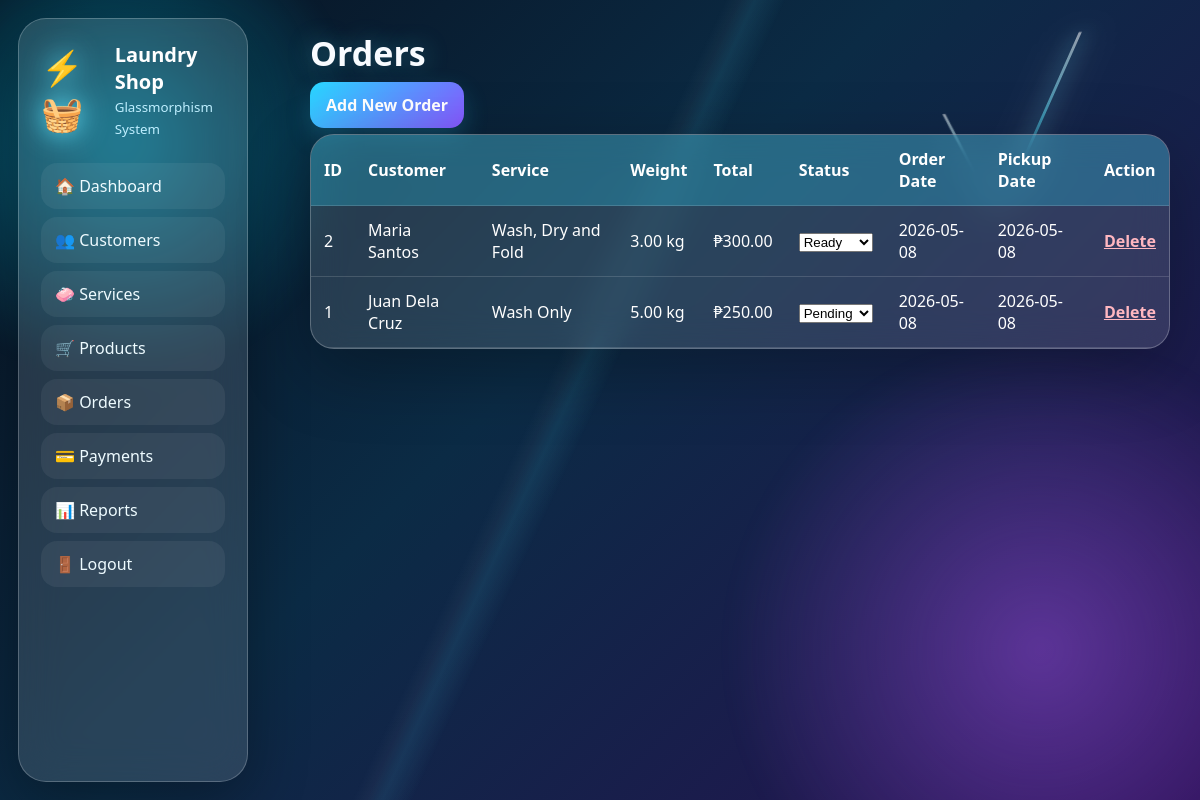
Screenshot of /orders.php (signed in) with the database file from the repository.
### tables this page shows
CREATE TABLE orders (
  id INT AUTO_INCREMENT PRIMARY KEY,
  customer_id INT NOT NULL,
  service_id INT NOT NULL,
  weight DECIMAL(10,2) NOT NULL,
  total_amount DECIMAL(10,2) NOT NULL,
  status ENUM('Pending','Washing','Drying','Ready','Claimed') DEFAULT 'Pending',
  order_date DATE NOT NULL,
  pickup_date DATE,
  created_at TIMESTAMP DEFAULT CURRENT_TIMESTAMP,
  FOREIGN KEY (customer_id) REFERENCES customers(id) ON DELETE CASCADE,
  FOREIGN KEY (service_id) REFERENCES services(id) ON DELETE CASCADE
);

CREATE TABLE customers (
  id INT AUTO_INCREMENT PRIMARY KEY,
  customer_name VARCHAR(100) NOT NULL,
  contact_number VARCHAR(20),
  address TEXT,
  created_at TIMESTAMP DEFAULT CURRENT_TIMESTAMP
);

CREATE TABLE services (
  id INT AUTO_INCREMENT PRIMARY KEY,
  service_name VARCHAR(100) NOT NULL,
  price_per_kg DECIMAL(10,2) NOT NULL,
  created_at TIMESTAMP DEFAULT CURRENT_TIMESTAMP
);

### orders.php (the view, shortened to what this page needs)
<?php include 'config.php'; include 'header.php';
?>
<h1>Orders</h1>
<p><a class="btn" href="add_order.php">Add New Order</a></p>
<table><tr><th>ID</th><th>Customer</th><th>Service</th><th>Weight</th><th>Total</th><th>Status</th><th>Order Date</th><th>Pickup Date</th><th>Action</th></tr>
<?php
$sql="SELECT orders.*, customers.customer_name, services.service_name FROM orders JOIN customers ON orders.customer_id=customers.id JOIN services ON orders.service_id=services.id ORDER BY orders.id DESC";
$res=mysqli_query($conn,$sql); while($row=mysqli_fetch_assoc($res)):
?>
<tr>
<td><?php echo $row['id']; ?></td><td><?php echo $row['customer_name']; ?></td><td><?php echo $row['service_name']; ?></td><td><?php echo $row['weight']; ?> kg</td><td>₱<?php echo number_format($row['total_amount'],2); ?></td>
<td><form method="POST"><select name="status" onchange="this.form.submit()"><option <?php if($row['status']=='Pending') echo 'selected'; ?>>Pending</option><option <?php if($row['status']=='Ready') echo 'selected'; ?>>Ready</option></select></form></td>
<td><?php echo $row['order_date']; ?></td><td><?php echo $row['pickup_date']; ?></td><td><a class="danger" href="?delete=<?php echo $row['id']; ?>" onclick="return confirm('Delete order?')">Delete</a></td>
</tr>
<?php endwhile; ?></table>
<?php include 'footer.php'; ?>

### header.php (shortened to what this page needs)
<!DOCTYPE html>
<html>
<head>
    <link rel="stylesheet" href="style.css">
</head>
<body>
<div class="lightning"></div><div class="bolt"></div>
<div class="sidebar">
    <div class="brand"><div class="brand-icon">⚡🧺</div><div><h2>Laundry Shop</h2><small>Glassmorphism System</small></div></div>
    <a href="dashboard.php">🏠 Dashboard</a>
    <a href="customers.php">👥 Customers</a>
    <a href="services.php">🧼 Services</a>
    <a href="products.php">🛒 Products</a>
    <a href="orders.php">📦 Orders</a>
    <a href="payments.php">💳 Payments</a>
    <a href="reports.php">📊 Reports</a>
    <a href="logout.php">🚪 Logout</a>
</div>
<div class="main">

### footer.php
</div>
</body>
</html>

### style.css (style rules this page uses)
* { box-sizing:border-box }
body { font-family:'Segoe UI',Arial,sans-serif;margin:0;min-height:100vh;color:#f8fbff;background:linear-gradient(135deg,#07111f,#0b2b45 45%,#271052);overflow-x:hidden }
body:before,body:after { content:"";position:fixed;inset:auto;pointer-events:none;z-index:-1 }
body:before { width:520px;height:520px;left:-140px;top:-120px;background:radial-gradient(circle,rgba(0,217,255,.45),transparent 65%);filter:blur(8px) }
body:after { width:680px;height:680px;right:-180px;bottom:-190px;background:radial-gradient(circle,rgba(178,92,255,.42),transparent 65%);filter:blur(10px) }
.lightning { position:fixed;inset:0;pointer-events:none;z-index:-1;background:linear-gradient(115deg,transparent 0 46%,rgba(255,255,255,.2) 47%,rgba(85,225,255,.65) 48%,transparent 50% 100%);opacity:.15;animation:flash 5s infinite }
.bolt { position:fixed;width:3px;height:170px;right:13%;top:4%;background:linear-gradient(#fff,#5ee7ff,transparent);box-shadow:0 0 18px #69e8ff,0 0 38px #fff;transform:skew(-24deg);opacity:.55;animation:bolt 4s infinite }
.bolt:after { content:"";position:absolute;width:3px;height:120px;left:-42px;top:82px;background:linear-gradient(#fff,#66eaff,transparent);transform:skew(44deg) }
a { color:#dff8ff }
.login-box,.card,.form-row,.box-form,table,.hero,.panel { background:rgba(255,255,255,.12);border:1px solid rgba(255,255,255,.25);box-shadow:0 22px 70px rgba(0,0,0,.28);backdrop-filter:blur(18px);-webkit-backdrop-filter:blur(18px);border-radius:24px }
.login-box button,.btn,button { background:linear-gradient(135deg,#27d7ff,#8757ff);color:white;border:0;border-radius:14px;cursor:pointer;text-decoration:none;padding:12px 16px;font-weight:700;box-shadow:0 10px 25px rgba(39,215,255,.22) }
.sidebar { position:fixed;left:18px;top:18px;width:230px;height:calc(100vh - 36px);background:rgba(255,255,255,.12);border:1px solid rgba(255,255,255,.22);box-shadow:0 18px 60px rgba(0,0,0,.32);backdrop-filter:blur(20px);border-radius:28px;color:white;padding:22px }
.brand { display:flex;gap:10px;align-items:center;margin-bottom:24px }
.brand-icon { font-size:34px;filter:drop-shadow(0 0 14px #62e7ff) }
.sidebar h2 { font-size:20px;margin:0 }
.sidebar small { color:#bfefff }
.sidebar a { display:block;color:#eefbff;text-decoration:none;padding:12px 14px;border-radius:16px;margin:8px 0;background:rgba(255,255,255,.06) }
.main { margin-left:280px;padding:30px }
.top-title h1,h1 { font-size:34px;margin:0 0 18px;text-shadow:0 0 25px rgba(86,232,255,.35) }
table { width:100%;border-collapse:separate;border-spacing:0;overflow:hidden;margin-top:18px;color:#fff }
th,td { padding:13px;border-bottom:1px solid rgba(255,255,255,.14);text-align:left }
th { background:rgba(39,215,255,.25);color:white }
.danger { color:#ffb7c0;font-weight:700 }

### rows the page displays
orders: id "2", customer.customer_name "Maria Santos", service.service_name "Wash, Dry and Fold", weight "3.00", total_amount "300.00", status "Ready", order_date "2026-05-08", pickup_date "2026-05-08"
orders: id "1", customer.customer_name "Juan Dela Cruz", service.service_name "Wash Only", weight "5.00", total_amount "250.00", status "Pending", order_date "2026-05-08", pickup_date "2026-05-08"
